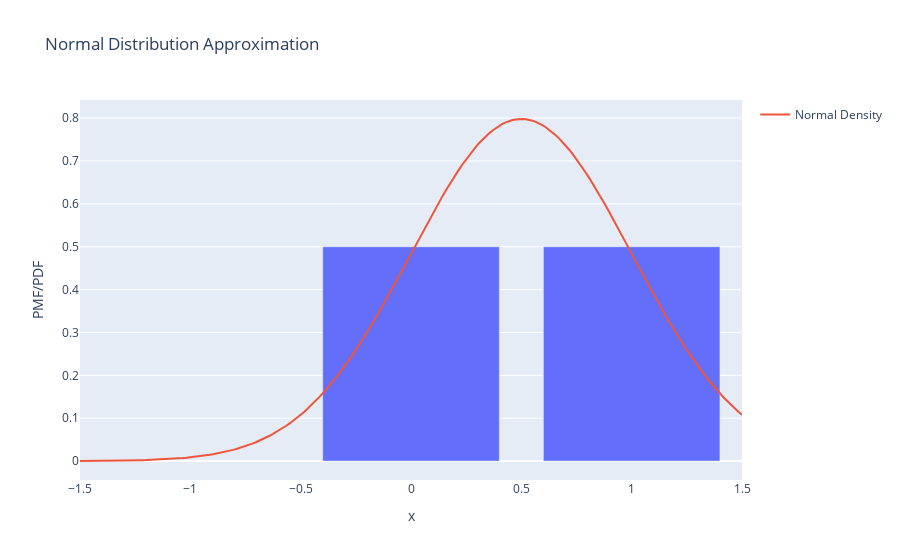

Notebook code for this chart:
### Code cell
# The mean of the "single random guess" distribution above is 0.5
# Here's an overlayed normal approximation of this distribution 
import plotly.graph_objects as go
fig = px.bar(pd.DataFrame({'x':x,'PMF/PDF':prob}), x='x', y='PMF/PDF',
       title="Normal Distribution Approximation")
x_ = np.linspace(-1.5,1.5,200)
fig.add_trace(go.Scatter(x=x_, y=stats.norm(0.5,0.5).pdf(x_), mode='lines', name='Normal Density'))
# So rather than getting 0/1 (incorrect/correct) data points 
# a t-test is assumes the data points are numeric values sampled from the overlayed normal distribution

### Figure 1 — Plotly figure (JSON) as saved in the notebook; plotly's stock layout.template omitted (floating-point values rounded to 4 significant figures; data arrays with more than 128 entries replaced by an {"elided": "..."} marker saying what was removed)
{"data": [{"alignmentgroup": "True", "hovertemplate": "x=%{x}<br>PMF/PDF=%{y}<extra></extra>", "legendgroup": "", "marker": {"color": "#636efa", "pattern": {"shape": ""}}, "name": "", "offsetgroup": "", "orientation": "v", "showlegend": false, "textposition": "auto", "type": "bar", "x": [0, 1], "xaxis": "x", "y": [0.5, 0.5], "yaxis": "y"}, {"mode": "lines", "name": "Normal Density", "type": "scatter", "x": {"elided": "200 float values"}, "y": {"elided": "200 float values"}}], "layout": {"barmode": "relative", "legend": {"tracegroupgap": 0}, "title": {"text": "Normal Distribution Approximation"}, "xaxis": {"anchor": "y", "domain": [0, 1], "title": {"text": "x"}}, "yaxis": {"anchor": "x", "domain": [0, 1], "title": {"text": "PMF/PDF"}}}}
